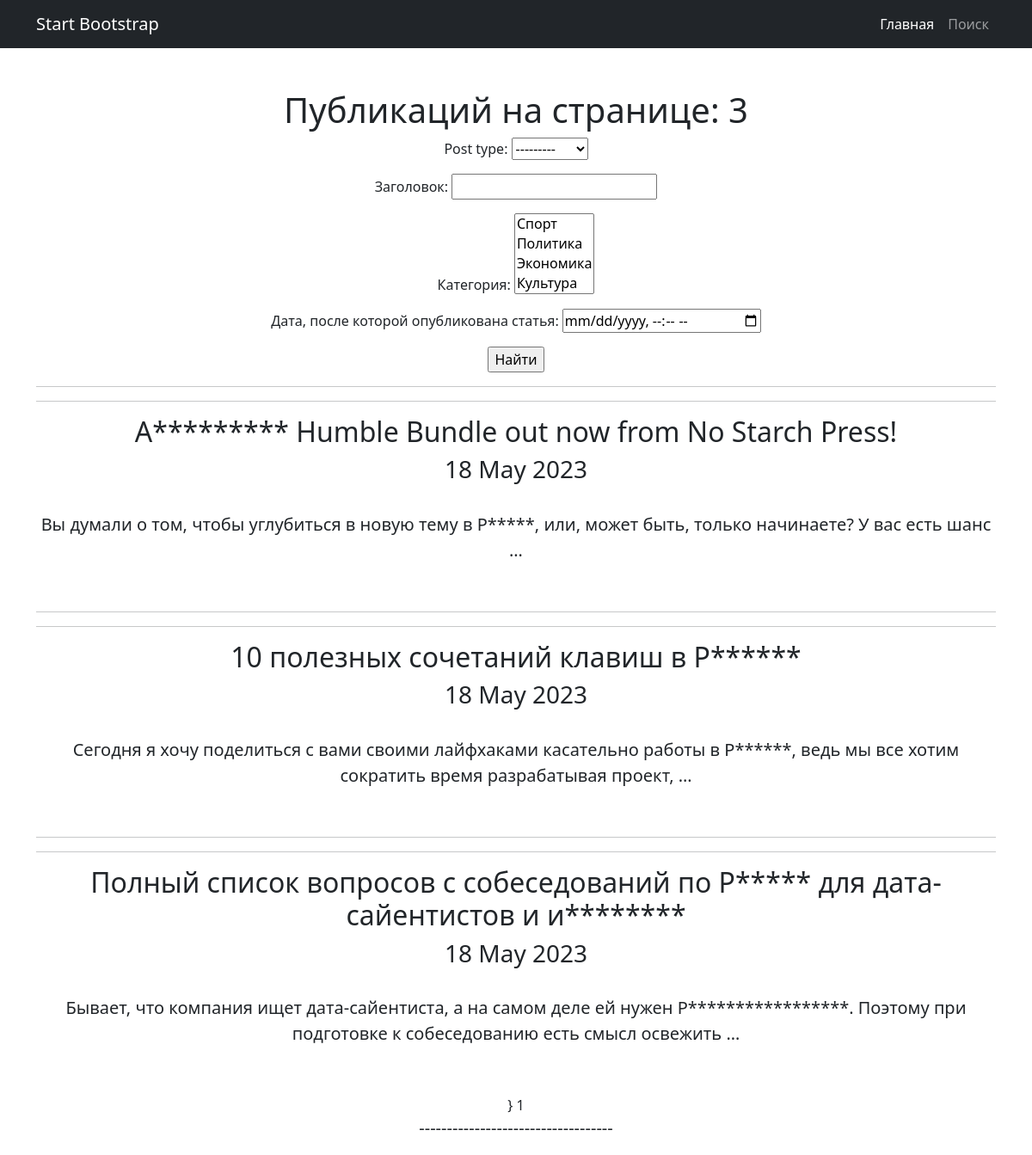
The page /news/search/ on the database as committed earlier.
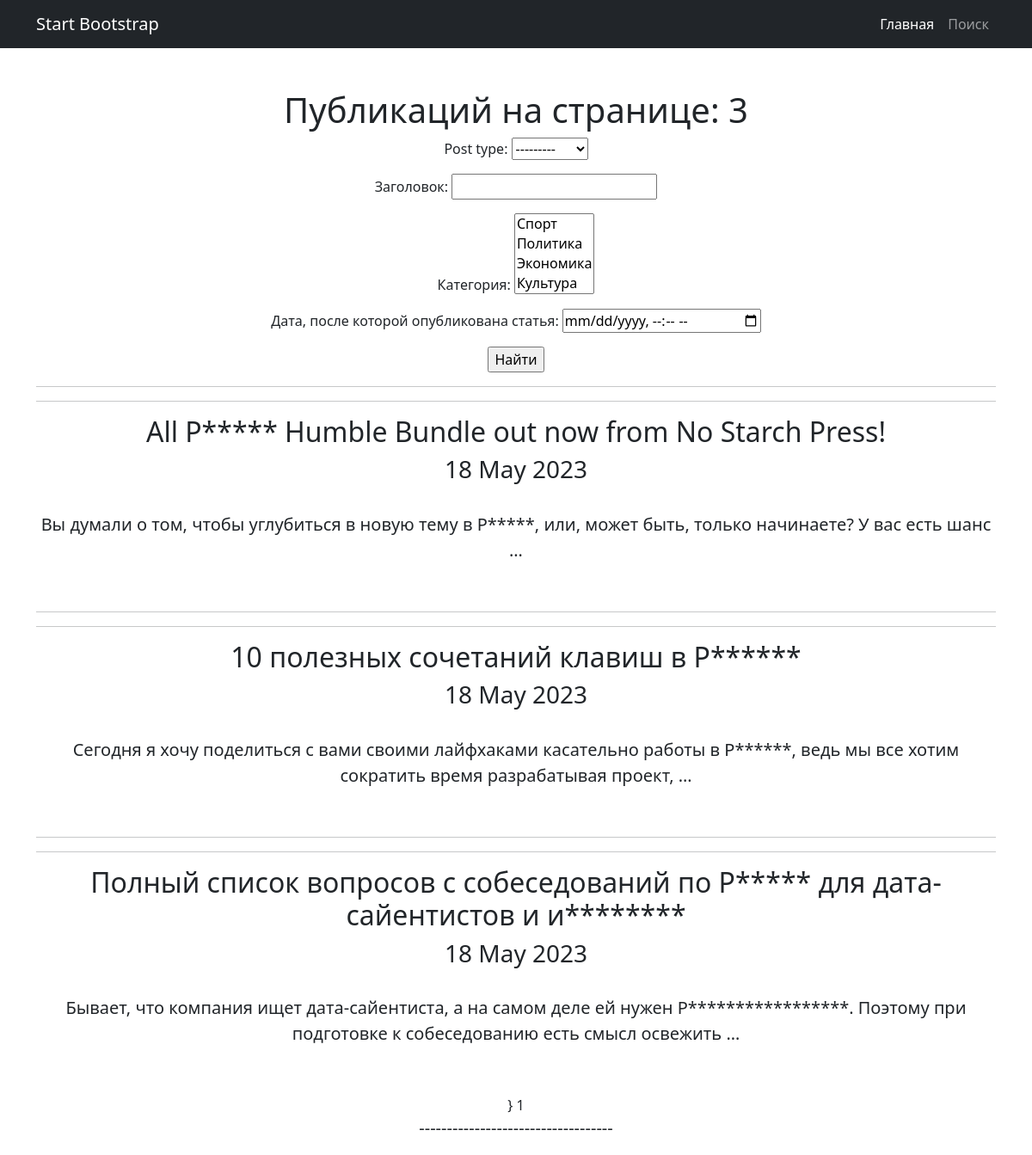
The same page on the database as committed later.
### news/models.py (models this page shows, shortened)
class Post(models.Model):
    article = 'at'
    news = 'nw'
    POST = [
        (article, 'Статья'),
        (news, 'Новости')
    ]
    author = models.ForeignKey(Author, on_delete=models.CASCADE)  # связь «один ко многим» с моделью Author;
    post_type = models.CharField(max_length=2, choices=POST, default='article')  # поле с выбором — статья или новость
    data_create = models.DateTimeField(auto_now_add=True)  # автоматически добавляемая дата и время создания;
    post_rating = models.IntegerField(default=0)  # рейтинг статьи/новости.
    post_header = models.CharField(max_length=255, default='')  # !!!!!!!!Изменить атрибуты  заголовок статьи/новости;
    post_text = models.TextField(default="")  # текст статьи/новости;
    categories = models.ManyToManyField(Category, through='PostCategory')

### news/views.py (the view)
# urls.py: path('news/search/', PostSearch.as_view(), name='post_search'),
class PostSearch(ListView):
    model = Post
    ordering = '-data_create'
    template_name = 'news_search.html'
    context_object_name = 'news'
    paginate_by = 10
    def get_queryset(self):
        queryset = super().get_queryset()
        self.filterset = PostFilter(self.request.GET, queryset)
        return self.filterset.qs
    def get_context_data(self, **kwargs):
        context = super().get_context_data(**kwargs)
        context['filterset'] = self.filterset
        return context

### news/models.py (called while the page is built)
    def __str__(self):
        return f'{self.category}'

### templates/news_search.html (shortened to what this page needs)
{% extends 'flatpages/default.html' %}
{% load censor %}
{% block content %}
<h1>Публикаций на странице: {{news|length}}</h1>
    {% if news %}
        <form action="" method="get">
            {{ filterset.form.as_p }}
            <input type="submit" value="Найти" />
        </form>
        {% for post in news %}
            <hr>
            <hr>
            <h2>{{ post.post_header|censor }}</h2>
            <h3>{{ post.data_create|date:'d M Y' }}</h3>
            <br>
            <p class="lead">{{ post.post_text|truncatewords:20|censor }}</p>
            <br>
        {% endfor %}}
   {% else %}
       <h2>Статей нет!</h2>
   {% endif %}
   {{ page_obj.number }}
{% endblock content %}

Rows that differ between the two databases and show on the page:
changed Post: post_header|censor "A********* Humble Bundle out now from No Starch Press!" → "All P***** Humble Bundle out now from No Starch Press!"
